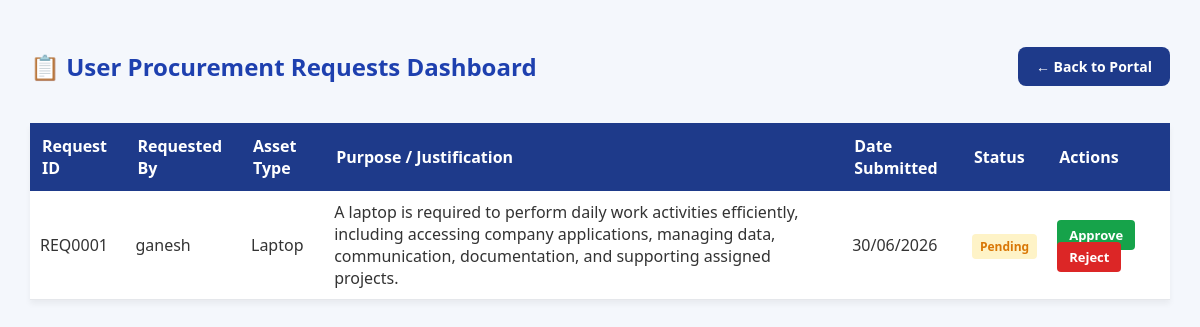
Page /manage_requests (signed in) on the committed database.
### app.py (models this page shows)
class RequestModel(db.Model):
    __tablename__ = 'requests'
    request_id = db.Column(db.String(100), primary_key=True)
    requested_by = db.Column(db.String(100), nullable=False)
    asset_type = db.Column(db.String(100), nullable=False)
    purpose = db.Column(db.String(255))
    date_submitted = db.Column(db.String(50))
    status = db.Column(db.String(50), default='Pending')

### app.py (the view)
@app.route("/manage_requests")
@login_required
@role_required(['Admin'])
def manage_requests():
    reqs = RequestModel.query.all()
    requests_list = [{
        "request_id": r.request_id, "requested_by": r.requested_by,
        "asset_type": r.asset_type, "purpose": r.purpose,
        "date_submitted": r.date_submitted, "status": r.status
    } for r in reqs]
    alert_count = TicketModel.query.filter_by(status="Open").count()
    return render_template("manage_requests.html", requests=requests_list, alert_count=alert_count)

### app.py (called while the page is built)
@login_manager.user_loader
def load_user(username):
    return UserModel.query.get(str(username))

def role_required(allowed_roles):
    def decorator(f):
        @wraps(f)
        def decorated_function(*args, **kwargs):
            if not current_user.is_authenticated or getattr(current_user, 'role', None) not in allowed_roles:
                abort(403)
            return f(*args, **kwargs)
        return decorated_function
    return decorator

### templates/manage_requests.html (shortened to what this page needs)
<!DOCTYPE html>
<html>
<head>
</head>
<body>
    <div style="display: flex; justify-content: space-between; align-items: center;">
        <h2>📋 User Procurement Requests Dashboard</h2>
        <a href="/portal" class="back-btn">← Back to Portal</a>
    </div>
    <table>
        <thead>
            <tr>
                <th>Request ID</th>
                <th>Requested By</th>
                <th>Asset Type</th>
                <th>Purpose / Justification</th>
                <th>Date Submitted</th>
                <th>Status</th>
                <th>Actions</th>
            </tr>
        </thead>
        <tbody>
            {% for req in requests %}
            <tr>
                <td>{{ req.request_id }}</td>
                <td>{{ req.requested_by }}</td>
                <td>{{ req.asset_type }}</td>
                <td>{{ req.purpose }}</td>
                <td>{{ req.date_submitted }}</td>
                <td>
                    <span class="status status-{{ req.status.lower() }}">{{ req.status }}</span>
                </td>
                <td>
                    {% if req.status == 'Pending' %}
                    <a href="/action_request/{{ req.request_id }}/Approved" class="btn-approve">Approve</a>
                    <a href="/action_request/{{ req.request_id }}/Rejected" class="btn-reject">Reject</a>
                    {% else %}
                    <span style="color: #6b7280; font-size: 13px;">Processed</span>
                    {% endif %}
                </td>
            </tr>
            {% endfor %}
        </tbody>
    </table>
</body>
</html>

### templates/manage_requests.html (style rules this page uses)
body { font-family: 'Segoe UI', sans-serif; background: #f4f7fc; margin: 30px; color: #333; }
h2 { color: #1e40af; }
.back-btn { background: #1e3a8a; color: white; border: none; padding: 10px 18px; border-radius: 8px; cursor: pointer; text-decoration: none; font-weight: bold; font-size: 14px; }
table { width: 100%; border-collapse: collapse; margin-top: 20px; background: white; box-shadow: 0 4px 6px rgba(0,0,0,0.05); }
th { background: #1e3a8a; color: white; padding: 12px; text-align: left; }
td { padding: 10px; border-bottom: 1px solid #e5e7eb; }
.btn-approve { background: #16a34a; color: white; padding: 6px 12px; border-radius: 4px; text-decoration: none; font-weight: bold; font-size: 13px; margin-right: 5px; }
.btn-reject { background: #dc2626; color: white; padding: 6px 12px; border-radius: 4px; text-decoration: none; font-weight: bold; font-size: 13px; }
.status { font-weight: bold; padding: 4px 8px; border-radius: 4px; font-size: 12px; }
.status-pending { background: #fef3c7; color: #d97706; }

### rows in the picture
RequestModel: request_id "REQ0001", requested_by "ganesh", asset_type "Laptop", purpose "A laptop is required to perform daily work activities efficiently, including accessing company applications, managing data, communication, documentation, and supporting assigned projects.", date_submitted "30/06/2026", status "Pending"
